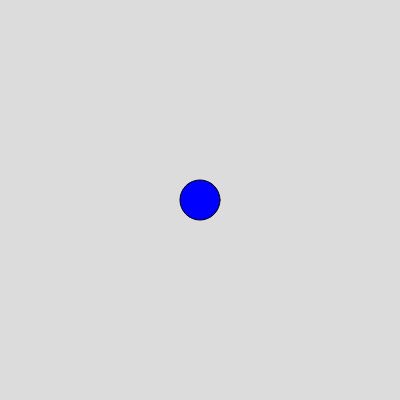
Frame 1 (no input)
Frame 60 (no input): identical to frame 1, image omitted
Frame 120 (the mouse pressed at the canvas centre since frame 60): identical to frame 1, image omitted

The p5.js sketch that drew this single still picture (run headless with seeded random() and noise() and a simulated clock; from frame 60 on, the mouse is pressed at the canvas centre):

// p5.js sketch
// ── sketch.js
var ball;

function setup() {
  createCanvas(400, 400);

  ball = {
    x:200, 
    y:200, 
    r:20,
    cor: "blue"
   }
}

function draw() {
  background(220);

  ellipseMode(RADIUS)
  fill(ball.cor)
  ellipse(ball.x,ball.y,ball.r,ball.r);
}
